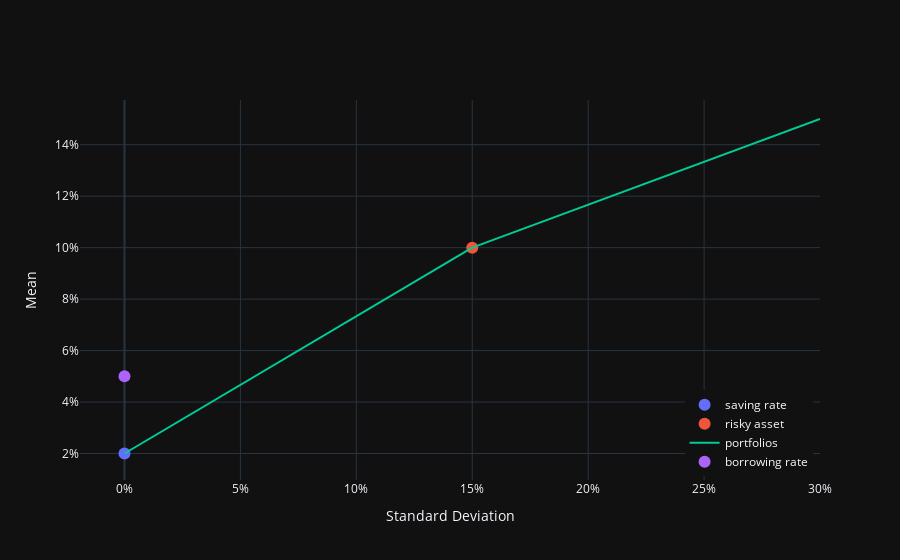

Here is the notebook cell this chart was saved with:
### Code cell
mn = 0.10
sd = 0.15
rs = 0.02
rb = 0.05

trace1 = go.Scatter(
  x=[0],
  y=[rs],
  mode="markers",
  name="saving rate",
  hovertemplate="saving rate %{y:.0%}<extra></extra>",
  marker=dict(size=12)
)

trace2 = go.Scatter(
  x=[sd],
  y=[mn],
  mode="markers",
  name="risky asset",
  hovertemplate="risky asset<br>mean=%{y:.0%}<br>std dev=%{x:.0%}<extra></extra>",
  marker=dict(size=12)
)

grid = np.linspace(0, 1, 11)
mns = rs + (mn-rs)*grid
sds = sd*grid

trace3 = go.Scatter(
    x=sds,
    y=mns,
    text=1-grid,
    mode="lines",
    hovertemplate="saving = %{text:.1%}<extra></extra>",
    name="portfolios"
)

trace4 = go.Scatter(
  x=[0],
  y=[rb],
  mode="markers",
  name="borrowing rate",
  hovertemplate="borrowing rate %{y:.0%}<extra></extra>",
  marker=dict(size=12, color=purple)
)

grid = np.linspace(1, 2,11)
mns = rb + (mn-rb)*grid
sds = sd*grid

trace5 = go.Scatter(
    x=sds,
    y=mns,
    text=grid-1,
    mode="lines",
    hovertemplate="borrowing = %{text:.1%}<extra></extra>",
    line=dict(color=green),
    showlegend=False
)

fig = go.Figure()
for trace in (trace1, trace2, trace3, trace4, trace5):
    fig.add_trace(trace)

fig.update_layout(
    template="plotly_dark",
    xaxis_title="Standard Deviation",
    yaxis_title="Mean",
    yaxis_tickformat=".0%",
    xaxis_tickformat=".0%",
    legend=dict(
        yanchor="bottom",
        y=0.01,
        xanchor="right",
        x=0.99
    )
  )

fig.show()

### Figure 1 — Plotly figure (JSON) as saved in the notebook; plotly's stock layout.template omitted (floating-point values rounded to 4 significant figures)
{"data": [{"hovertemplate": "saving rate %{y:.0%}<extra></extra>", "marker": {"size": 12}, "mode": "markers", "name": "saving rate", "x": [0], "y": [0.02], "type": "scatter"}, {"hovertemplate": "risky asset<br>mean=%{y:.0%}<br>std dev=%{x:.0%}<extra></extra>", "marker": {"size": 12}, "mode": "markers", "name": "risky asset", "x": [0.15], "y": [0.1], "type": "scatter"}, {"hovertemplate": "saving = %{text:.1%}<extra></extra>", "mode": "lines", "name": "portfolios", "text": [1.0, 0.9, 0.8, 0.7, 0.6, 0.5, 0.4, 0.3, 0.2, 0.1, 0.0], "x": [0.0, 0.015, 0.03, 0.045, 0.06, 0.075, 0.09, 0.105, 0.12, 0.135, 0.15], "y": [0.02, 0.028, 0.036, 0.044, 0.052, 0.06, 0.068, 0.076, 0.084, 0.092, 0.1], "type": "scatter"}, {"hovertemplate": "borrowing rate %{y:.0%}<extra></extra>", "marker": {"color": "#ab63fa", "size": 12}, "mode": "markers", "name": "borrowing rate", "x": [0], "y": [0.05], "type": "scatter"}, {"hovertemplate": "borrowing = %{text:.1%}<extra></extra>", "line": {"color": "#00cc96"}, "mode": "lines", "showlegend": false, "text": [0.0, 0.1, 0.2, 0.3, 0.4, 0.5, 0.6, 0.7, 0.8, 0.9, 1.0], "x": [0.15, 0.165, 0.18, 0.195, 0.21, 0.225, 0.24, 0.255, 0.27, 0.285, 0.3], "y": [0.1, 0.105, 0.11, 0.115, 0.12, 0.125, 0.13, 0.135, 0.14, 0.145, 0.15], "type": "scatter"}], "layout": {"yaxis": {"title": {"text": "Mean"}, "tickformat": ".0%"}, "xaxis": {"title": {"text": "Standard Deviation"}, "tickformat": ".0%"}, "legend": {"yanchor": "bottom", "y": 0.01, "xanchor": "right", "x": 0.99}}}
